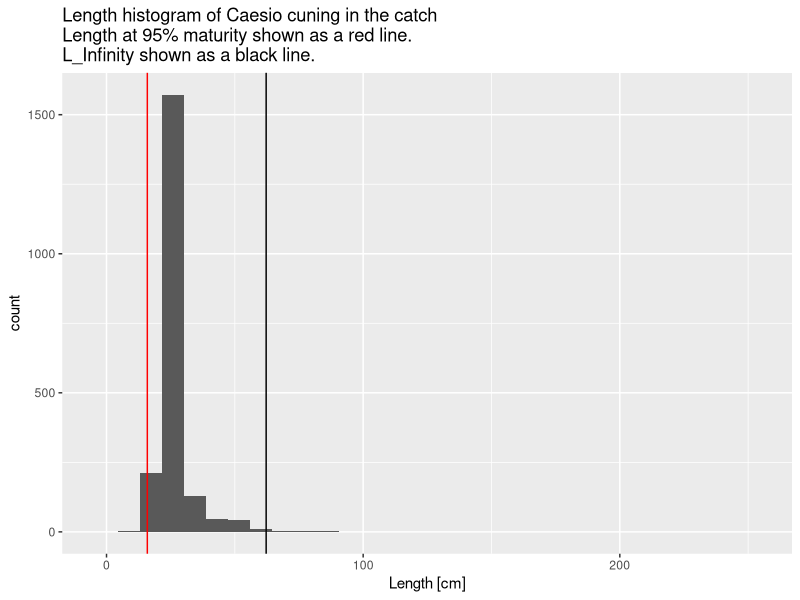
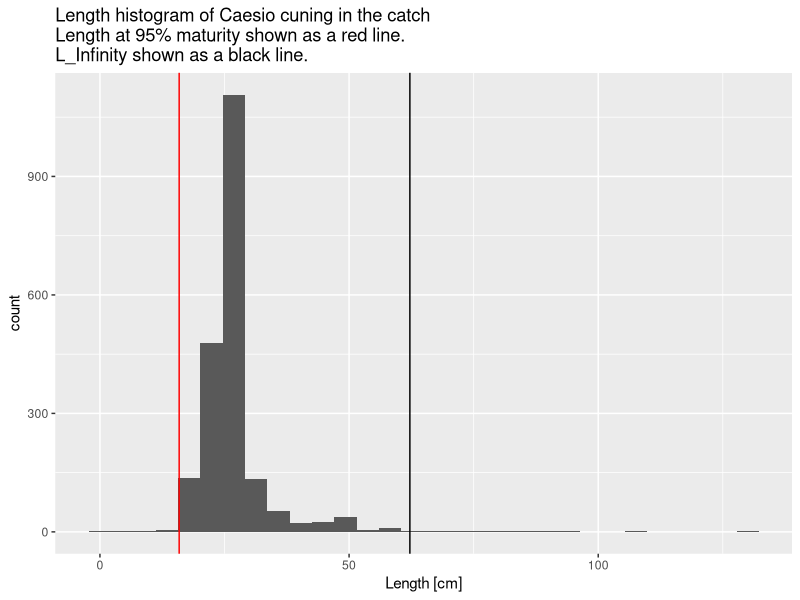
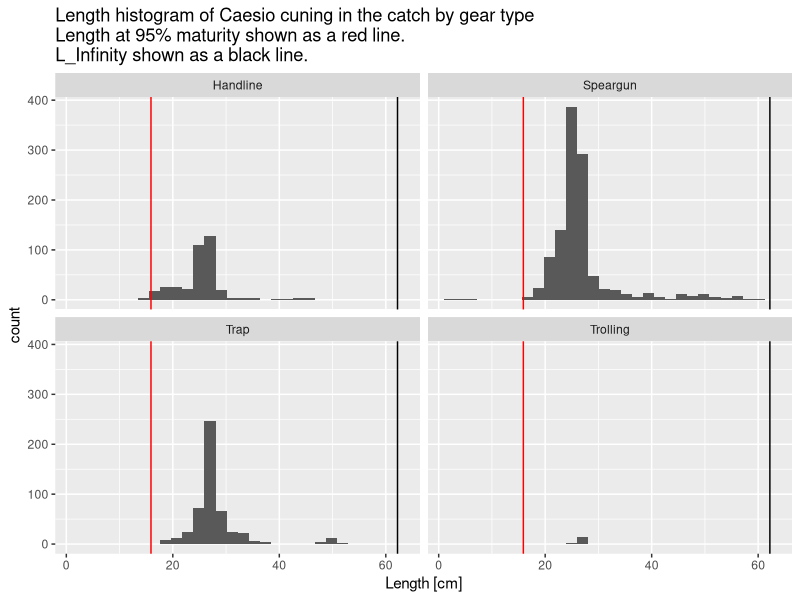
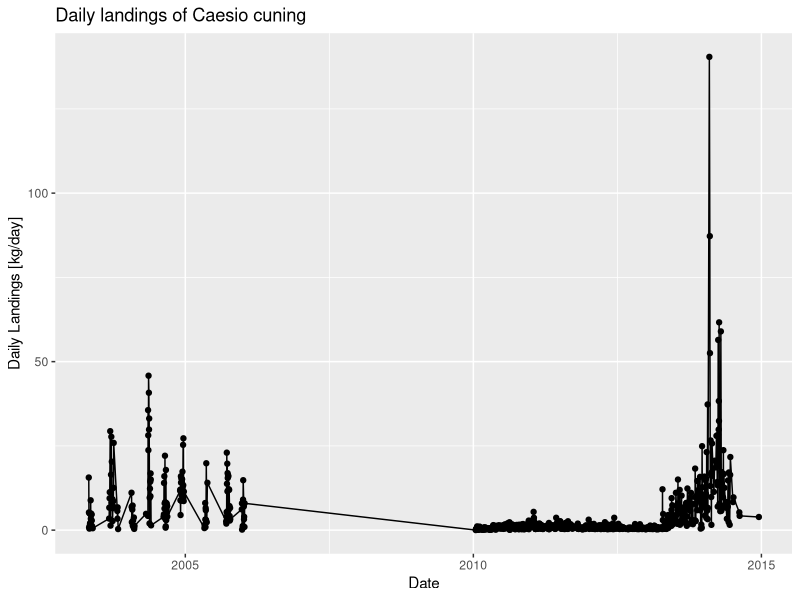
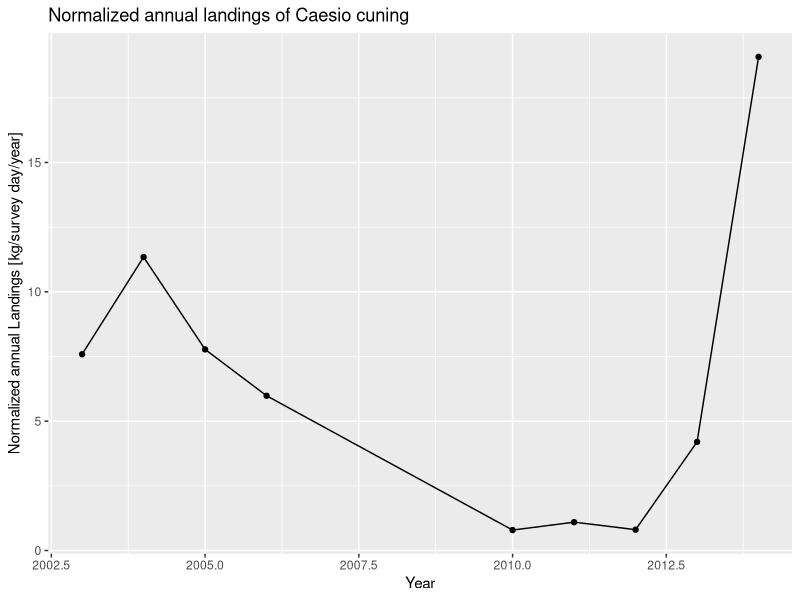
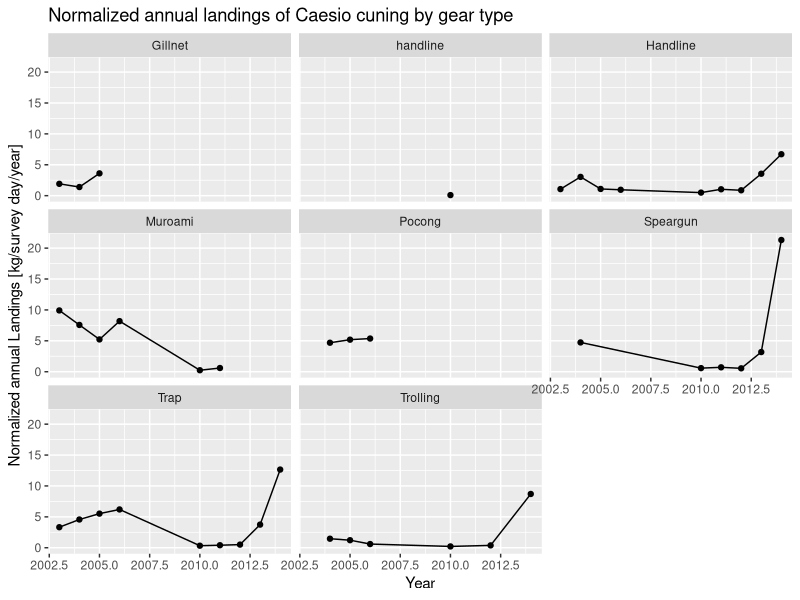
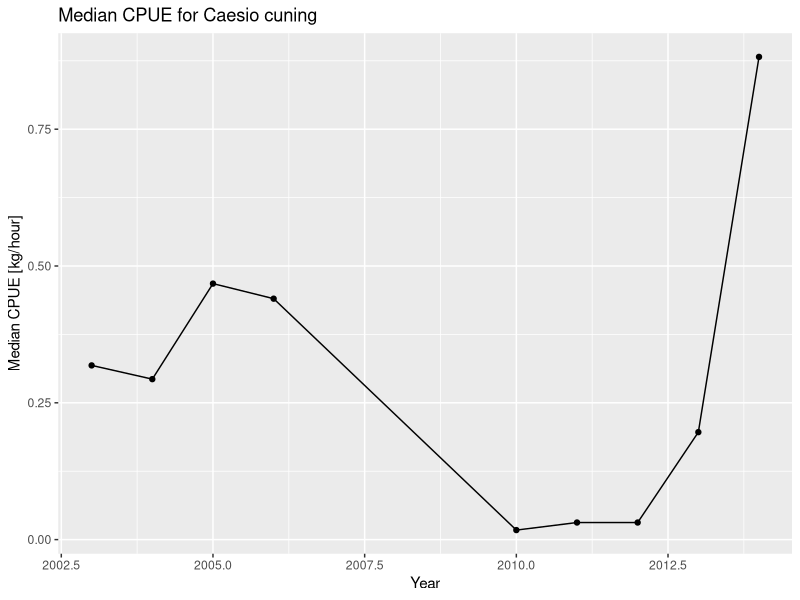

Reproduce these figures in R, in order.
## ---- chunk 1
library(tidyverse) 

library(lubridate) 
## ---- chunk 2
landings_data <- read_csv("data/sample_landings_data.csv")

life_history_parameters <- read_csv("data/life_history_parameters.csv")
## ---- chunk 3
head(landings_data)
## ---- chunk 4
head(life_history_parameters)
## ---- chunk 5
landings_data %>% ## Start with the landings data frame
  filter(Year == 2014) %>% ## Filter data to only look at length measurements from 2014
  ggplot(aes(Length_cm)) + ## Plot length data
  geom_histogram() + ## Plot a histogram of the length data
  geom_vline(aes(xintercept=life_history_parameters$L_inf),color="black") + ## Add a black vertical line for L infinity, the length of a theoretically infinitely old fish. No measured fish should be greater than this length. Use the life_history_parameter data frame to get this value. You can use the "$" operator to grab a specific column from a data frame. In this case, you are grabbing the column title "L_inf" from "life_history_parameters"
  geom_vline(aes(xintercept=life_history_parameters$m95),color="red") + ## Add a red vertical line for m95, the length at which 95% of fish are mature. Any fish below this length may be immature. Use the life_history_parameter data frame to get this value.
  xlab("Length [cm]") + ## Change x-axis label
  ggtitle("Length histogram of Caesio cuning in the catch\nLength at 95% maturity shown as a red line.\nL_Infinity shown as a black line.") ## Add figure title
## ---- chunk 6

landings_data <- landings_data %>%
  filter(Length_cm < 200) ## Re-write landings data frame to only include measurements with lengths less than 200cm

landings_data %>% ## Start with the landings data frame
  filter(Year == 2014) %>% ## Filter data to only look at length measurements from 2014
  ggplot(aes(Length_cm)) + ## Plot annual landings versus year
  geom_histogram() + ## Plot a histogram of the length data
  geom_vline(aes(xintercept=life_history_parameters$L_inf)) + ## Add a black line for L infinity, the length of a theoretically infinitely old fish. No measured fish should be greater than this length. Use the life_history_parameter data frame to get this value.
  geom_vline(aes(xintercept=life_history_parameters$m95),color="red") + ## Add a red line form95, the length at which 95% of fish are mature. Any fish below this length may be immature. Use the life_history_parameter data frame to get this value. +
  xlab("Length [cm]") + ## Change x-axis label
  ggtitle("Length histogram of Caesio cuning in the catch\nLength at 95% maturity shown as a red line.\nL_Infinity shown as a black line.") ## Add figure title
## ---- chunk 7

landings_data %>% ## Start with the landings data frame
  filter(Year == 2014) %>% ## Filter data to only look at length measurements from 2014
  filter(Length_cm < life_history_parameters$L_inf) %>% ## Filter out any observations greater than L_infinity. These are likely errors.
  ggplot(aes(Length_cm)) + ## Plot annual landings versus year
  geom_histogram() + ## Plot a histogram of the length data
  geom_vline(aes(xintercept=life_history_parameters$L_inf)) + ## Add a black line for L infinity, the length of a theoretically infinitely old fish. No measured fish should be greater than this length. Use the life_history_parameter data frame to get this value.
  geom_vline(aes(xintercept=life_history_parameters$m95),color="red") + ## Add a red line form95, the length at which 95% of fish are mature. Any fish below this length may be immature. Use the life_history_parameter data frame to get this value. +
  xlab("Length [cm]") + ## Change x-axis label
  ggtitle("Length histogram of Caesio cuning in the catch by gear type\nLength at 95% maturity shown as a red line.\nL_Infinity shown as a black line.") + ## Add figure title
  facet_wrap(~Gear) ## This tells the figure to plot by all different gear types
## ---- chunk 8
landings_data %>% ## Start with the landings data frame
  #filter(Year == 2014) %>% ## Only look at length measurements from 2014
  mutate(Mature = ifelse(Length_cm > life_history_parameters$m95,1,0)) %>% ## Add a column to the data that indicates whether each length measurement is from a mature or immature fish. If it's mature, this value should be 1; if immature, 0.
  group_by(Year) %>% ## Group by year so we can see the percent mature for every year
  summarize(Percent_Mature = sum(Mature) / n() * 100) ## The percentage mature is equal to the  number of mature fish divided by the total number of fish and multiplied by 100
## ---- chunk 9
landings_data %>% ## Start with the landings data frame
  mutate(Date = mdy(Date)) %>% ## Turn the date column into a date variable that R recognizes
  mutate(landings_kg = Weight_g/1000) %>% ## Create a new column in the data frame that is landings in kilograms instead of grams
  group_by(Date) %>% ## Group the data by date so we can calculate the total landings by date
  summarize(daily_landings = sum(landings_kg)) %>% ## For each date, sumamrize the sum of all daily landings
  ggplot(aes(x=Date,y=daily_landings)) + ## Plot daily landings versus date
  geom_point() + ## Make a scatter plot
  geom_line() + ## Also add a line connecting the points
  ylab("Daily Landings [kg/day]") + ## Change the y-axis title
  ggtitle("Daily landings of Caesio cuning") ## Add a figure title
## ---- chunk 10
landings_data %>% ## Start with the landings data frame
  mutate(Date = mdy(Date)) %>% ## Turn the date column into a date variable that R recognizes
  mutate(Year = year(Date)) %>% ## Create a year column using a year format R recognizes
  group_by(Year) %>% ## First, group the data by year
  summarize(Annual_Landings_kg = sum(Weight_g,na.rm=TRUE)/1000/n_distinct(Date)) %>% # Next, summarize the total annual landings per year. Also convert from grams to kilograms by dividing by 1000. Also, normalize the annual catch by the number of survey days each year.
  ggplot(aes(x=Year,y=Annual_Landings_kg)) + ## Plot annual landings versus year
  geom_point() + ## Make a scatter plot
  geom_line() + ## Also add a line connecting the points
  ylab("Normalized annual Landings [kg/survey day/year]") + ## Change the y-axis title
  ggtitle("Normalized annual landings of Caesio cuning") ## Add figure title
## ---- chunk 11
landings_data %>% ## Start with the landings data frame
  mutate(Date = mdy(Date)) %>% ## Turn the date column into a date variable that R recognizes
  mutate(Year = year(Date)) %>% ## Create a year column using a year format R recognizes
  group_by(Year,Gear) %>% ## First, group the data by year and gear type
  summarize(Annual_Landings_kg = sum(Weight_g,na.rm=TRUE)/1000/n_distinct(Date)) %>% # Next, summarize the total annual landings per year. Also convert from grams to kilograms by dividing by 1000. Also, normalize the annual catch by the number of survey days each year.
  ggplot(aes(x=Year,y=Annual_Landings_kg)) + ## Plot annual landings versus year
  geom_point() + ## Make a scatter plot
  geom_line() + ## Also add a line connecting the points
  ylab("Normalized annual Landings [kg/survey day/year]") + ## Change the y-axis title
  ggtitle("Normalized annual landings of Caesio cuning by gear type")  + ## Add figure title
  facet_wrap(~Gear) ## This tells the figure to plot by all different gear types
## ---- chunk 12
landings_data %>% ## Start with the landings data frame
  mutate(Date = mdy(Date)) %>% ## Turn the date column into a date variable that R recognizes
  mutate(Year = year(Date)) %>% ## Create a year column using a year format R recognizes
  group_by(Year,Trip_ID) %>% ## Group by year and Trip ID so that you can calculate CPUE for every trip in every year
  summarize(Trip_CPUE = sum(Weight_g/1000) / mean(Effort_Hours)) %>% ## Calculate the CPUE for each trip by dividing the sum of the catch, converted from grams to kilograms, by the trip by the number of fishing hours
  group_by(Year) %>% ## Next, just group by year so we can calculate median CPUE for each year across all trips in the year
  summarize(Median_CPUE = median(Trip_CPUE)) %>% # Calculate median CPUE for each year
  ggplot(aes(x=Year,y=Median_CPUE)) + ## Plot median CPUE versus year
  geom_point() + ## Make a scatter plot
  geom_line() + ## Also add a line connecting the points
  ylab("Median CPUE [kg/hour]") + ## Change the y-axis title
  ggtitle("Median CPUE for Caesio cuning") ## Add figure title
